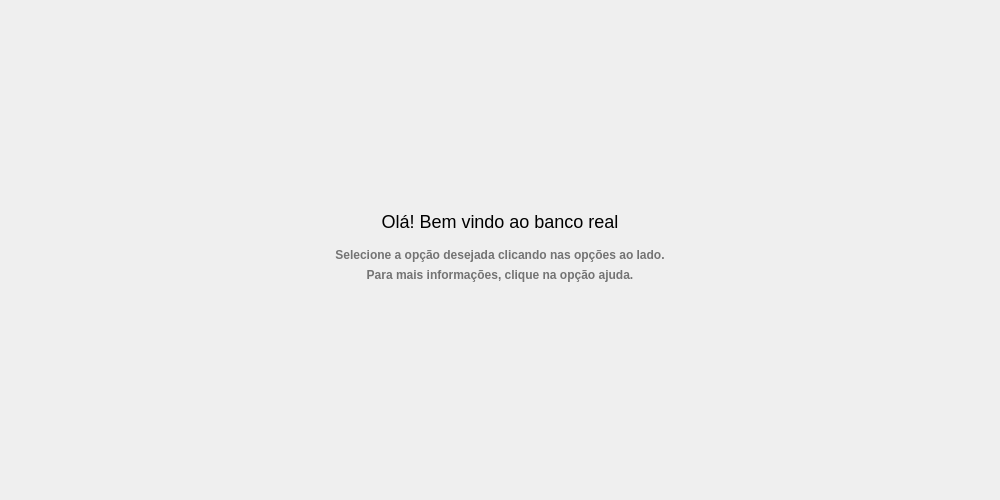
<?xml version="1.0" encoding="UTF-8"?>
<ui version="4.0">
 <class>tela_apresentacao</class>
 <widget class="QWidget" name="tela_apresentacao">
  <property name="geometry">
   <rect>
    <x>0</x>
    <y>0</y>
    <width>1000</width>
    <height>500</height>
   </rect>
  </property>
  <property name="windowTitle">
   <string>apresentação</string>
  </property>
  <layout class="QHBoxLayout" name="horizontalLayout_2">
   <item>
    <layout class="QHBoxLayout" name="horizontalLayout">
     <item>
      <spacer name="horizontalSpacer_2">
       <property name="orientation">
        <enum>Qt::Horizontal</enum>
       </property>
       <property name="sizeHint" stdset="0">
        <size>
         <width>40</width>
         <height>20</height>
        </size>
       </property>
      </spacer>
     </item>
     <item>
      <layout class="QVBoxLayout" name="verticalLayout">
       <item>
        <spacer name="verticalSpacer_2">
         <property name="orientation">
          <enum>Qt::Vertical</enum>
         </property>
         <property name="sizeHint" stdset="0">
          <size>
           <width>20</width>
           <height>40</height>
          </size>
         </property>
        </spacer>
       </item>
       <item>
        <widget class="QLabel" name="presentation_logo">
         <property name="text">
          <string/>
         </property>
         <property name="pixmap">
          <pixmap>../Assets/logo2.png</pixmap>
         </property>
         <property name="scaledContents">
          <bool>false</bool>
         </property>
         <property name="alignment">
          <set>Qt::AlignCenter</set>
         </property>
        </widget>
       </item>
       <item>
        <widget class="QLabel" name="label">
         <property name="layoutDirection">
          <enum>Qt::LeftToRight</enum>
         </property>
         <property name="styleSheet">
          <string notr="true">text-align: center; font-size:18px;</string>
         </property>
         <property name="text">
          <string>Olá! Bem vindo ao banco real</string>
         </property>
         <property name="alignment">
          <set>Qt::AlignCenter</set>
         </property>
        </widget>
       </item>
       <item>
        <spacer name="verticalSpacer_3">
         <property name="orientation">
          <enum>Qt::Vertical</enum>
         </property>
         <property name="sizeType">
          <enum>QSizePolicy::Maximum</enum>
         </property>
         <property name="sizeHint" stdset="0">
          <size>
           <width>20</width>
           <height>10</height>
          </size>
         </property>
        </spacer>
       </item>
       <item>
        <widget class="QLabel" name="label_4">
         <property name="styleSheet">
          <string notr="true">font-size: 12px; font-weight: bold; color: #737373;</string>
         </property>
         <property name="text">
          <string>Selecione a opção desejada clicando nas opções ao lado.</string>
         </property>
         <property name="alignment">
          <set>Qt::AlignCenter</set>
         </property>
        </widget>
       </item>
       <item>
        <widget class="QLabel" name="label_5">
         <property name="styleSheet">
          <string notr="true">font-size: 12px; font-weight: bold; color: #737373;</string>
         </property>
         <property name="text">
          <string>Para mais informações, clique na opção ajuda.</string>
         </property>
         <property name="alignment">
          <set>Qt::AlignCenter</set>
         </property>
        </widget>
       </item>
       <item>
        <widget class="QLabel" name="label_2">
         <property name="styleSheet">
          <string notr="true">text-align: center; font-size:18px;</string>
         </property>
         <property name="text">
          <string/>
         </property>
         <property name="alignment">
          <set>Qt::AlignCenter</set>
         </property>
        </widget>
       </item>
       <item>
        <spacer name="verticalSpacer">
         <property name="orientation">
          <enum>Qt::Vertical</enum>
         </property>
         <property name="sizeHint" stdset="0">
          <size>
           <width>20</width>
           <height>40</height>
          </size>
         </property>
        </spacer>
       </item>
      </layout>
     </item>
     <item>
      <spacer name="horizontalSpacer">
       <property name="orientation">
        <enum>Qt::Horizontal</enum>
       </property>
       <property name="sizeHint" stdset="0">
        <size>
         <width>40</width>
         <height>20</height>
        </size>
       </property>
      </spacer>
     </item>
    </layout>
   </item>
  </layout>
 </widget>
 <resources/>
 <connections/>
</ui>
